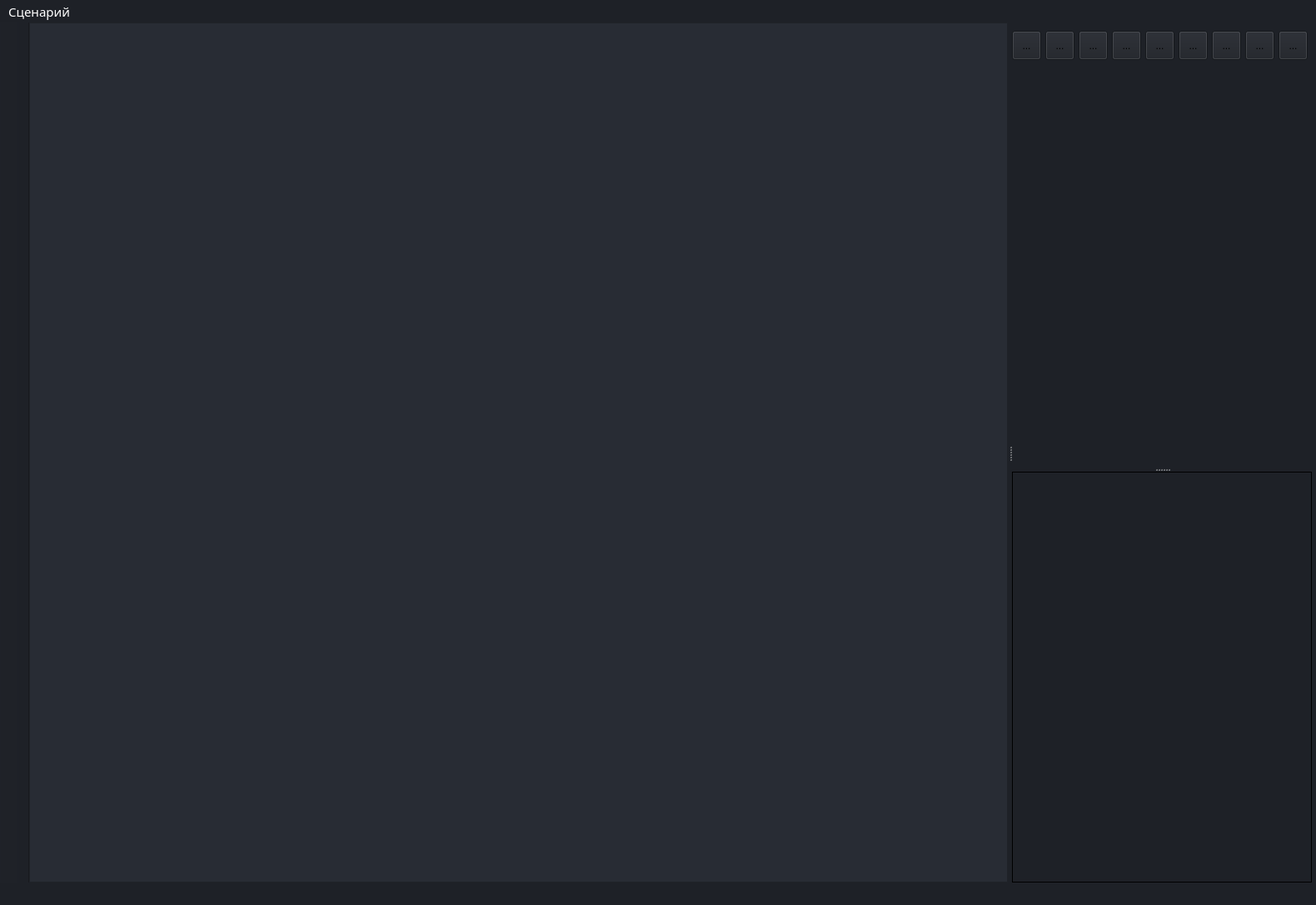
<?xml version="1.0" encoding="UTF-8"?>
<ui version="4.0">
 <class>Editor</class>
 <widget class="QMainWindow" name="Editor">
  <property name="windowModality">
   <enum>Qt::ApplicationModal</enum>
  </property>
  <property name="enabled">
   <bool>true</bool>
  </property>
  <property name="geometry">
   <rect>
    <x>0</x>
    <y>0</y>
    <width>1580</width>
    <height>1086</height>
   </rect>
  </property>
  <property name="sizePolicy">
   <sizepolicy hsizetype="Preferred" vsizetype="Preferred">
    <horstretch>0</horstretch>
    <verstretch>0</verstretch>
   </sizepolicy>
  </property>
  <property name="windowTitle">
   <string>Editor</string>
  </property>
  <property name="styleSheet">
   <string notr="true">background-color:rgb(30, 33, 39);</string>
  </property>
  <widget class="QWidget" name="centralwidget">
   <layout class="QHBoxLayout" name="horizontalLayout">
    <property name="spacing">
     <number>0</number>
    </property>
    <property name="leftMargin">
     <number>0</number>
    </property>
    <property name="topMargin">
     <number>0</number>
    </property>
    <property name="rightMargin">
     <number>5</number>
    </property>
    <property name="bottomMargin">
     <number>0</number>
    </property>
    <item>
     <widget class="QSplitter" name="VerticalSplitter">
      <property name="orientation">
       <enum>Qt::Horizontal</enum>
      </property>
      <property name="handleWidth">
       <number>5</number>
      </property>
      <widget class="ScreenView" name="ScreenViewW">
       <property name="sizePolicy">
        <sizepolicy hsizetype="Preferred" vsizetype="Preferred">
         <horstretch>0</horstretch>
         <verstretch>0</verstretch>
        </sizepolicy>
       </property>
       <property name="minimumSize">
        <size>
         <width>1000</width>
         <height>1000</height>
        </size>
       </property>
       <property name="styleSheet">
        <string notr="true">background-color:rgb(40, 44, 52);
</string>
       </property>
      </widget>
      <widget class="QSplitter" name="HorizontalSplitter">
       <property name="orientation">
        <enum>Qt::Vertical</enum>
       </property>
       <property name="handleWidth">
        <number>5</number>
       </property>
       <widget class="TargetPropertyView" name="TargetPropertyViewW" native="true">
        <property name="minimumSize">
         <size>
          <width>360</width>
          <height>360</height>
         </size>
        </property>
        <property name="maximumSize">
         <size>
          <width>360</width>
          <height>16777215</height>
         </size>
        </property>
        <property name="autoFillBackground">
         <bool>false</bool>
        </property>
        <property name="styleSheet">
         <string notr="true">QFrame
{
  border: 5px solid black;
}</string>
        </property>
        <widget class="QToolButton" name="zoom_all_command">
         <property name="geometry">
          <rect>
           <x>320</x>
           <y>10</y>
           <width>35</width>
           <height>35</height>
          </rect>
         </property>
         <property name="minimumSize">
          <size>
           <width>35</width>
           <height>35</height>
          </size>
         </property>
         <property name="styleSheet">
          <string notr="true">QAbstractButton::hover
{
	border: 2px solid rgb(2, 191, 150);
	border-radius: 6px;
}

QToolButton:checked
{
	border: 2px solid rgb(215, 2, 64);
	border-radius: 6px;
}

QToolButton:pressed
{
	border: 2px solid rgb(215, 2, 64);
	border-radius: 6px;
}</string>
         </property>
         <property name="text">
          <string>...</string>
         </property>
         <property name="checkable">
          <bool>false</bool>
         </property>
        </widget>
        <widget class="QToolButton" name="default_tool">
         <property name="geometry">
          <rect>
           <x>0</x>
           <y>10</y>
           <width>35</width>
           <height>35</height>
          </rect>
         </property>
         <property name="minimumSize">
          <size>
           <width>35</width>
           <height>35</height>
          </size>
         </property>
         <property name="styleSheet">
          <string notr="true">QAbstractButton::hover
{
	border: 2px solid rgb(2, 191, 150);
	border-radius: 6px;
}

QToolButton:checked
{
	border: 2px solid rgb(215, 2, 64);
	border-radius: 6px;
}

QToolButton:pressed
{
	border: 2px solid rgb(215, 2, 64);
	border-radius: 6px;
}</string>
         </property>
         <property name="text">
          <string>...</string>
         </property>
         <property name="checkable">
          <bool>false</bool>
         </property>
        </widget>
        <widget class="QToolButton" name="add_ship_tool">
         <property name="geometry">
          <rect>
           <x>120</x>
           <y>10</y>
           <width>35</width>
           <height>35</height>
          </rect>
         </property>
         <property name="minimumSize">
          <size>
           <width>35</width>
           <height>35</height>
          </size>
         </property>
         <property name="styleSheet">
          <string notr="true">QAbstractButton::hover
{
	border: 2px solid rgb(2, 191, 150);
	border-radius: 6px;
}

QToolButton:checked
{
	border: 2px solid rgb(215, 2, 64);
	border-radius: 6px;
}

QToolButton:pressed
{
	border: 2px solid rgb(215, 2, 64);
	border-radius: 6px;
}</string>
         </property>
         <property name="text">
          <string>...</string>
         </property>
         <property name="checkable">
          <bool>true</bool>
         </property>
        </widget>
        <widget class="QToolButton" name="rotate_tool">
         <property name="geometry">
          <rect>
           <x>80</x>
           <y>10</y>
           <width>35</width>
           <height>35</height>
          </rect>
         </property>
         <property name="minimumSize">
          <size>
           <width>35</width>
           <height>35</height>
          </size>
         </property>
         <property name="styleSheet">
          <string notr="true">QAbstractButton::hover
{
	border: 2px solid rgb(2, 191, 150);
	border-radius: 6px;
}

QToolButton:checked
{
	border: 2px solid rgb(215, 2, 64);
	border-radius: 6px;
}

QToolButton:pressed
{
	border: 2px solid rgb(215, 2, 64);
	border-radius: 6px;
}</string>
         </property>
         <property name="text">
          <string>...</string>
         </property>
         <property name="checkable">
          <bool>true</bool>
         </property>
        </widget>
        <widget class="QToolButton" name="add_route_tool">
         <property name="geometry">
          <rect>
           <x>200</x>
           <y>10</y>
           <width>35</width>
           <height>35</height>
          </rect>
         </property>
         <property name="minimumSize">
          <size>
           <width>35</width>
           <height>35</height>
          </size>
         </property>
         <property name="styleSheet">
          <string notr="true">QAbstractButton::hover
{
	border: 2px solid rgb(2, 191, 150);
	border-radius: 6px;
}

QToolButton:checked
{
	border: 2px solid rgb(215, 2, 64);
	border-radius: 6px;
}

QToolButton:pressed
{
	border: 2px solid rgb(215, 2, 64);
	border-radius: 6px;
}</string>
         </property>
         <property name="text">
          <string>...</string>
         </property>
         <property name="checkable">
          <bool>true</bool>
         </property>
        </widget>
        <widget class="DropOutToolButton" name="edit_route_tool">
         <property name="geometry">
          <rect>
           <x>280</x>
           <y>10</y>
           <width>35</width>
           <height>35</height>
          </rect>
         </property>
         <property name="minimumSize">
          <size>
           <width>35</width>
           <height>35</height>
          </size>
         </property>
         <property name="styleSheet">
          <string notr="true">QAbstractButton:hover
{
    border: 2px solid rgb(2, 191, 150);
	border-radius: 6px;
}

QToolButton
{
	background-color:rgb(30, 33, 39);
}

QToolButton::menu-indicator
{
   width:0px;
}

QToolButton QAbstractItemView {
   background-color:rgb(30, 33, 39);
   background: transparent;
}

QToolButton:checked
{
	border: 2px solid rgb(215, 2, 64);
	border-radius: 6px;
}

QToolButton:pressed
{
	border: 2px solid rgb(215, 2, 64);
	border-radius: 6px;
}
</string>
         </property>
         <property name="text">
          <string>...</string>
         </property>
         <property name="checkable">
          <bool>true</bool>
         </property>
         <property name="popupMode">
          <enum>QToolButton::InstantPopup</enum>
         </property>
         <property name="arrowType">
          <enum>Qt::NoArrow</enum>
         </property>
        </widget>
        <widget class="QToolButton" name="move_tool">
         <property name="geometry">
          <rect>
           <x>40</x>
           <y>10</y>
           <width>35</width>
           <height>35</height>
          </rect>
         </property>
         <property name="minimumSize">
          <size>
           <width>35</width>
           <height>35</height>
          </size>
         </property>
         <property name="styleSheet">
          <string notr="true">QAbstractButton::hover
{
	border: 2px solid rgb(2, 191, 150);
	border-radius: 6px;
}

QToolButton:checked
{
	border: 2px solid rgb(215, 2, 64);
	border-radius: 6px;
}

QToolButton:pressed
{
	border: 2px solid rgb(215, 2, 64);
	border-radius: 6px;
}</string>
         </property>
         <property name="text">
          <string>...</string>
         </property>
         <property name="checkable">
          <bool>true</bool>
         </property>
        </widget>
        <widget class="QToolButton" name="delete_ship_tool">
         <property name="geometry">
          <rect>
           <x>160</x>
           <y>10</y>
           <width>35</width>
           <height>35</height>
          </rect>
         </property>
         <property name="minimumSize">
          <size>
           <width>35</width>
           <height>35</height>
          </size>
         </property>
         <property name="styleSheet">
          <string notr="true">QAbstractButton::hover
{
	border: 2px solid rgb(2, 191, 150);
	border-radius: 6px;
}

QToolButton:checked
{
	border: 2px solid rgb(215, 2, 64);
	border-radius: 6px;
}

QToolButton:pressed
{
	border: 2px solid rgb(215, 2, 64);
	border-radius: 6px;
}</string>
         </property>
         <property name="text">
          <string>...</string>
         </property>
         <property name="checkable">
          <bool>true</bool>
         </property>
        </widget>
        <widget class="QToolButton" name="delete_route_command">
         <property name="geometry">
          <rect>
           <x>240</x>
           <y>10</y>
           <width>35</width>
           <height>35</height>
          </rect>
         </property>
         <property name="minimumSize">
          <size>
           <width>35</width>
           <height>35</height>
          </size>
         </property>
         <property name="styleSheet">
          <string notr="true">QAbstractButton::hover
{
	border: 2px solid rgb(2, 191, 150);
	border-radius: 6px;
}

QToolButton:checked
{
	border: 2px solid rgb(215, 2, 64);
	border-radius: 6px;
}

QToolButton:pressed
{
	border: 2px solid rgb(215, 2, 64);
	border-radius: 6px;
}</string>
         </property>
         <property name="text">
          <string>...</string>
         </property>
         <property name="checkable">
          <bool>false</bool>
         </property>
        </widget>
       </widget>
       <widget class="RoutePropertyView" name="RoutePropertyViewW" native="true">
        <property name="minimumSize">
         <size>
          <width>360</width>
          <height>333</height>
         </size>
        </property>
        <property name="maximumSize">
         <size>
          <width>360</width>
          <height>16777215</height>
         </size>
        </property>
        <property name="autoFillBackground">
         <bool>false</bool>
        </property>
        <property name="styleSheet">
         <string notr="true">border: 1px solid black;</string>
        </property>
       </widget>
      </widget>
     </widget>
    </item>
   </layout>
  </widget>
  <widget class="QMenuBar" name="menubar">
   <property name="geometry">
    <rect>
     <x>0</x>
     <y>0</y>
     <width>1580</width>
     <height>33</height>
    </rect>
   </property>
   <property name="font">
    <font>
     <family>Bahnschrift Light Condensed</family>
     <pointsize>11</pointsize>
    </font>
   </property>
   <property name="styleSheet">
    <string notr="true">QMenuBar
 {
    background-color:rgb(30, 33, 39);
	color:rgb(255, 255, 255);
}

QMenuBar::item 
{
    background-color: transparent;
}

QMenuBar::item:selected
{
    border:2px solid rgb(2, 191, 150);
	border-radius: 6px;
	color:rgb(255, 255, 255);
}</string>
   </property>
   <widget class="QMenu" name="menu">
    <property name="font">
     <font>
      <family>Bahnschrift Light Condensed</family>
      <pointsize>11</pointsize>
     </font>
    </property>
    <property name="styleSheet">
     <string notr="true">QMenu
 {
    background-color:rgb(30, 33, 39);
}

QMenu::item 
{
    background-color: transparent;
	padding-left: 30px;
	padding-right: 15px;
	padding-top: 3px;
	padding-bottom: 3px;
	color:rgb(255, 255, 255);
}

QMenu::item:selected
{
	border:2px solid rgb(2, 191, 150);
	border-radius: 6px;
	color:rgb(255, 255, 255);
} </string>
    </property>
    <property name="title">
     <string>Сценарий</string>
    </property>
    <addaction name="save_command"/>
    <addaction name="load_command"/>
   </widget>
   <addaction name="menu"/>
  </widget>
  <widget class="QStatusBar" name="statusbar">
   <property name="font">
    <font>
     <family>Bahnschrift Light Condensed</family>
     <pointsize>11</pointsize>
    </font>
   </property>
   <property name="styleSheet">
    <string notr="true">color:rgb(255, 255, 255);</string>
   </property>
  </widget>
  <widget class="QToolBar" name="toolBar">
   <property name="minimumSize">
    <size>
     <width>35</width>
     <height>0</height>
    </size>
   </property>
   <property name="windowTitle">
    <string>toolBar</string>
   </property>
   <property name="movable">
    <bool>false</bool>
   </property>
   <property name="allowedAreas">
    <set>Qt::LeftToolBarArea</set>
   </property>
   <attribute name="toolBarArea">
    <enum>LeftToolBarArea</enum>
   </attribute>
   <attribute name="toolBarBreak">
    <bool>false</bool>
   </attribute>
  </widget>
  <action name="edit_route_point_tool">
   <property name="checkable">
    <bool>true</bool>
   </property>
   <property name="icon">
    <iconset resource="resources.qrc">
     <normaloff>:/toolButton/res/edit_route_tool.png</normaloff>:/toolButton/res/edit_route_tool.png</iconset>
   </property>
   <property name="text">
    <string>редактировать точку</string>
   </property>
   <property name="iconText">
    <string>редактировать точку</string>
   </property>
   <property name="font">
    <font>
     <family>Bahnschrift Light Condensed</family>
     <pointsize>11</pointsize>
    </font>
   </property>
  </action>
  <action name="add_route_point_tool">
   <property name="checkable">
    <bool>true</bool>
   </property>
   <property name="icon">
    <iconset resource="resources.qrc">
     <normaloff>:/toolButton/res/add_route_point_tool.png</normaloff>:/toolButton/res/add_route_point_tool.png</iconset>
   </property>
   <property name="text">
    <string>добавить точку</string>
   </property>
   <property name="font">
    <font>
     <family>Bahnschrift Light Condensed</family>
     <pointsize>11</pointsize>
    </font>
   </property>
  </action>
  <action name="delete_route_point_tool">
   <property name="checkable">
    <bool>true</bool>
   </property>
   <property name="icon">
    <iconset resource="resources.qrc">
     <normaloff>:/toolButton/res/delete_route_point.png</normaloff>:/toolButton/res/delete_route_point.png</iconset>
   </property>
   <property name="text">
    <string>удалить точку</string>
   </property>
   <property name="font">
    <font>
     <family>Bahnschrift Light Condensed</family>
     <pointsize>11</pointsize>
    </font>
   </property>
  </action>
  <action name="save_command">
   <property name="icon">
    <iconset>
     <normaloff>:/ToolBarIcons/add_route.png</normaloff>:/ToolBarIcons/add_route.png</iconset>
   </property>
   <property name="text">
    <string>Сохранить</string>
   </property>
   <property name="font">
    <font>
     <family>Bahnschrift Light Condensed</family>
     <pointsize>11</pointsize>
    </font>
   </property>
  </action>
  <action name="load_command">
   <property name="text">
    <string>Загрузить</string>
   </property>
  </action>
 </widget>
 <customwidgets>
  <customwidget>
   <class>ScreenView</class>
   <extends>QGraphicsView</extends>
   <header location="global">screenview.h</header>
  </customwidget>
  <customwidget>
   <class>TargetPropertyView</class>
   <extends>QWidget</extends>
   <header location="global">targetpropertyview.h</header>
   <container>1</container>
  </customwidget>
  <customwidget>
   <class>RoutePropertyView</class>
   <extends>QWidget</extends>
   <header location="global">routepropertyview.h</header>
   <container>1</container>
  </customwidget>
  <customwidget>
   <class>DropOutToolButton</class>
   <extends>QToolButton</extends>
   <header location="global">dropouttoolbutton.h</header>
  </customwidget>
 </customwidgets>
 <resources>
  <include location="resources.qrc"/>
 </resources>
 <connections/>
</ui>
